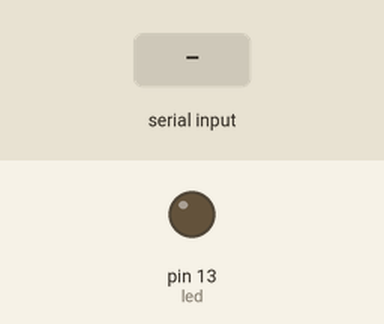
A sketch run on a simulated Arduino Uno, built with avr-gcc and run on an emulated ATmega328P. Shown: output pins drawn as LEDs (lit = HIGH). The test bench sets the inputs (shaded band). What the sketch prints to the serial monitor is not drawn.

Above: at 1.2 s.
1.3 s: "1" received over Serial
At 2.5 s:
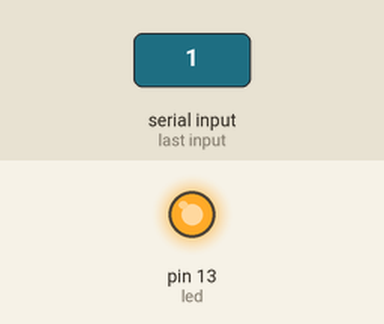
2.8 s: "0" received over Serial
At 3.9 s:
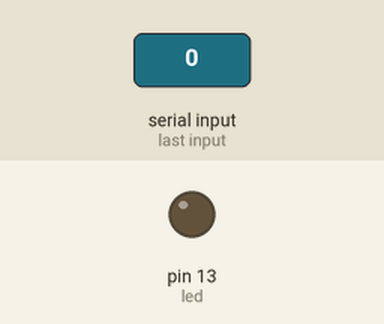
Timing chart, 0 to 5.8 s (numbered marks = the images above; inputs shaded):
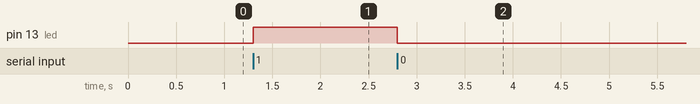

Measured:
- after the input at 1.3 s, pin 13 (led): LOW → HIGH at once
- after the input at 2.8 s, pin 13 (led): HIGH → LOW at once

The sketch:

02_Serial_Monitor.ino
```cpp
int led = LED_BUILTIN;

void setup() {
  pinMode(led, OUTPUT);
  Serial.begin(9600);
  Serial.println("Communications Established!");
}

void loop() {
  if(Serial.available()) {
    char user_input = Serial.read();
    if (user_input == '1') {
      digitalWrite(led, HIGH);
    } else if (user_input == '0') {
      digitalWrite(led, LOW);
    }
  }
}
```
